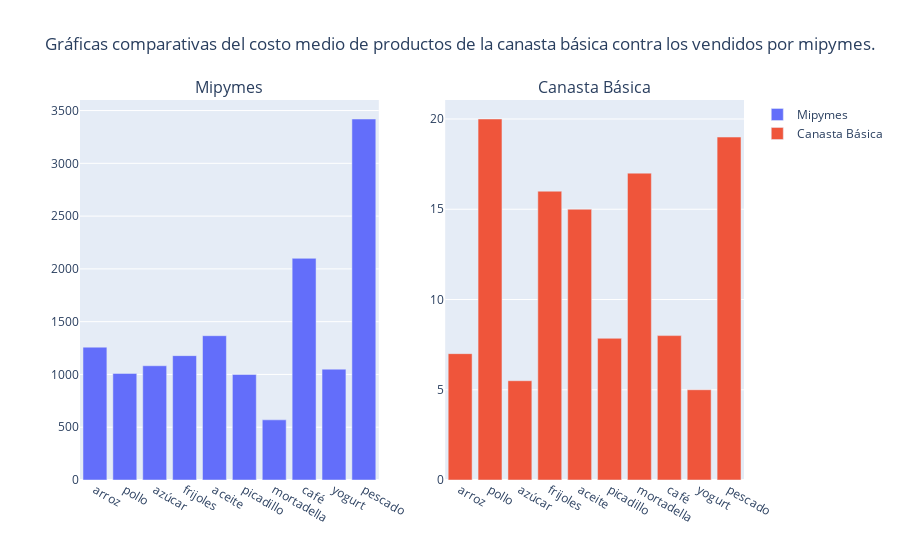

The notebook cell this image was saved under:
### Markdown cell above
Como debe vió el salario de un Cuba de a pie no alcanza para adquir todo lo necesario para vivir de manera digna, principalmente cuando se refiere a alimentos, que aunque el gobierno cubano ofrezca a los cubanos una libreta de abastecimiento para adquirir productos de priera necesidad, estos son escasos y en la mayoría de los también tardan en llegar a las bodegas o vienen en partes por problemas con el combustible y abastecimiento de los álmacenes, por lo que la mayoría de los cubanos deben requeririr a las mipymes para adquirir dichos productos, lo cuál implica que los precios de estos productos de estos sean altos por la demanda y por el precio del dólar , anteriormente mencionado. Por lo cual en la siguiente gráfica se puede ver que los precios de los productos de la canasta básica son casi invisibles al lado de los productos de las mipymes que coinciden con los de la bodega o contienen algún ingrediente de estos productos .

### Code cell
code.canasta_vs_pymes()

### Figure 1 — Plotly figure (JSON) as saved in the notebook; plotly's stock layout.template omitted (floating-point values rounded to 4 significant figures)
{"data": [{"name": "Mipymes", "type": "bar", "x": ["arroz", "pollo", "azúcar", "frijoles", "aceite", "picadillo", "mortadella", "café", "yogurt", "pescado"], "xaxis": "x", "y": [1258.0, 1010.0, 1082.0, 1178.0, 1367.0, 1000, 570, 2100, 1050, 3420], "yaxis": "y"}, {"name": "Canasta Básica", "type": "bar", "x": ["arroz", "pollo", "azúcar", "frijoles", "aceite", "picadillo", "mortadella", "café", "yogurt", "pescado"], "xaxis": "x2", "y": [7, 20, 5.5, 16, 15, 7.85, 17, 8, 5, 19], "yaxis": "y2"}], "layout": {"annotations": [{"font": {"size": 16}, "showarrow": false, "text": "Mipymes", "x": 0.225, "xanchor": "center", "xref": "paper", "y": 1, "yanchor": "bottom", "yref": "paper"}, {"font": {"size": 16}, "showarrow": false, "text": "Canasta Básica", "x": 0.775, "xanchor": "center", "xref": "paper", "y": 1, "yanchor": "bottom", "yref": "paper"}], "title": {"text": "Gráficas comparativas del costo medio de productos de la canasta básica contra los vendidos por mipymes."}, "xaxis": {"anchor": "y", "domain": [0, 0.45], "tickangle": 30, "ticktext": ["arroz", "pollo", "azúcar", "frijoles", "aceite", "picadillo", "mortadella", "café", "yogurt", "pescado"], "tickvals": [0, 1, 2, 3, 4, 5, 6, 7, 8, 9]}, "xaxis2": {"anchor": "y2", "domain": [0.55, 1], "tickangle": 30, "ticktext": ["arroz", "pollo", "azúcar", "frijoles", "aceite", "picadillo", "mortadella", "café", "yogurt", "pescado"], "tickvals": [0, 1, 2, 3, 4, 5, 6, 7, 8, 9]}, "yaxis": {"anchor": "x", "domain": [0, 1]}, "yaxis2": {"anchor": "x2", "domain": [0, 1]}}}
